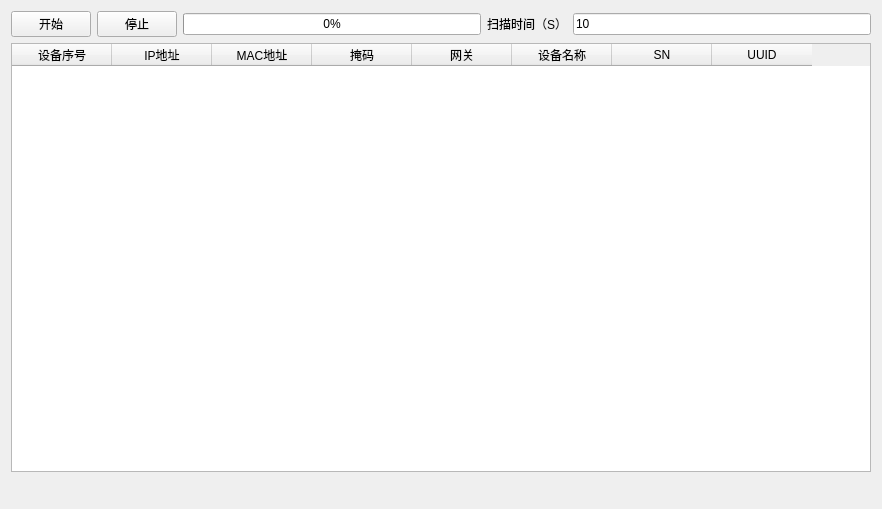
<?xml version="1.0" encoding="UTF-8"?>
<ui version="4.0">
 <class>deviceFindClass</class>
 <widget class="QWidget" name="deviceFindClass">
  <property name="geometry">
   <rect>
    <x>0</x>
    <y>0</y>
    <width>882</width>
    <height>509</height>
   </rect>
  </property>
  <property name="windowTitle">
   <string>deviceFind</string>
  </property>
  <layout class="QVBoxLayout" name="verticalLayout">
   <item>
    <layout class="QHBoxLayout" name="horizontalLayout">
     <item>
      <widget class="QPushButton" name="pushButton">
       <property name="text">
        <string>开始</string>
       </property>
      </widget>
     </item>
     <item>
      <widget class="QPushButton" name="pushButton_2">
       <property name="text">
        <string>停止</string>
       </property>
      </widget>
     </item>
     <item>
      <widget class="QProgressBar" name="progressBar">
       <property name="value">
        <number>0</number>
       </property>
      </widget>
     </item>
     <item>
      <widget class="QLabel" name="label">
       <property name="text">
        <string>扫描时间（S）</string>
       </property>
      </widget>
     </item>
     <item>
      <widget class="QLineEdit" name="lineEdit">
       <property name="text">
        <string>10</string>
       </property>
      </widget>
     </item>
    </layout>
   </item>
   <item>
    <layout class="QHBoxLayout" name="horizontalLayout_2">
     <item>
      <widget class="QTableWidget" name="tableWidget">
       <column>
        <property name="text">
         <string>设备序号</string>
        </property>
       </column>
       <column>
        <property name="text">
         <string>IP地址</string>
        </property>
       </column>
       <column>
        <property name="text">
         <string>MAC地址</string>
        </property>
       </column>
       <column>
        <property name="text">
         <string>掩码</string>
        </property>
       </column>
       <column>
        <property name="text">
         <string>网关</string>
        </property>
       </column>
       <column>
        <property name="text">
         <string>设备名称</string>
        </property>
       </column>
       <column>
        <property name="text">
         <string>SN</string>
        </property>
       </column>
       <column>
        <property name="text">
         <string>UUID</string>
        </property>
       </column>
      </widget>
     </item>
    </layout>
   </item>
   <item>
    <layout class="QHBoxLayout" name="horizontalLayout_3">
     <item>
      <spacer name="horizontalSpacer_3">
       <property name="orientation">
        <enum>Qt::Horizontal</enum>
       </property>
       <property name="sizeHint" stdset="0">
        <size>
         <width>40</width>
         <height>20</height>
        </size>
       </property>
      </spacer>
     </item>
     <item>
      <widget class="QWidget" name="widget" native="true"/>
     </item>
     <item>
      <spacer name="horizontalSpacer_4">
       <property name="orientation">
        <enum>Qt::Horizontal</enum>
       </property>
       <property name="sizeHint" stdset="0">
        <size>
         <width>40</width>
         <height>20</height>
        </size>
       </property>
      </spacer>
     </item>
    </layout>
   </item>
  </layout>
 </widget>
 <layoutdefault spacing="6" margin="11"/>
 <resources/>
 <connections/>
</ui>
